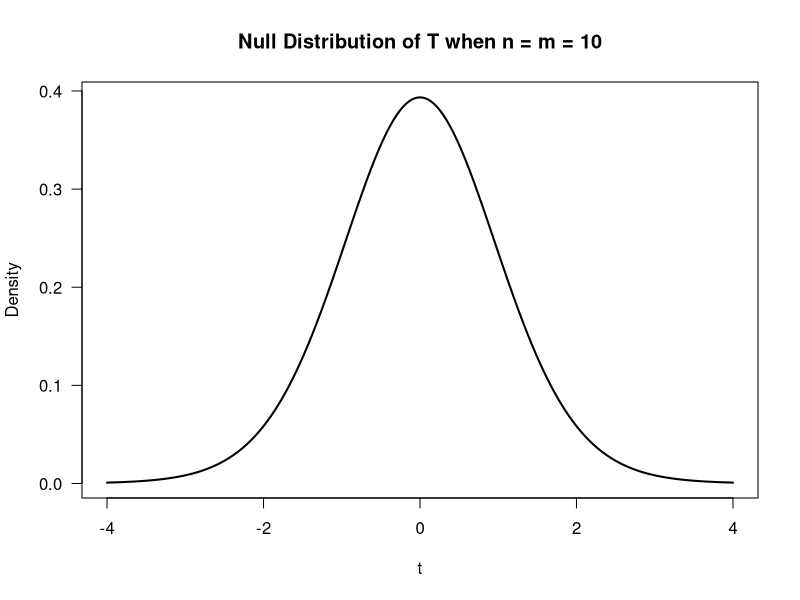
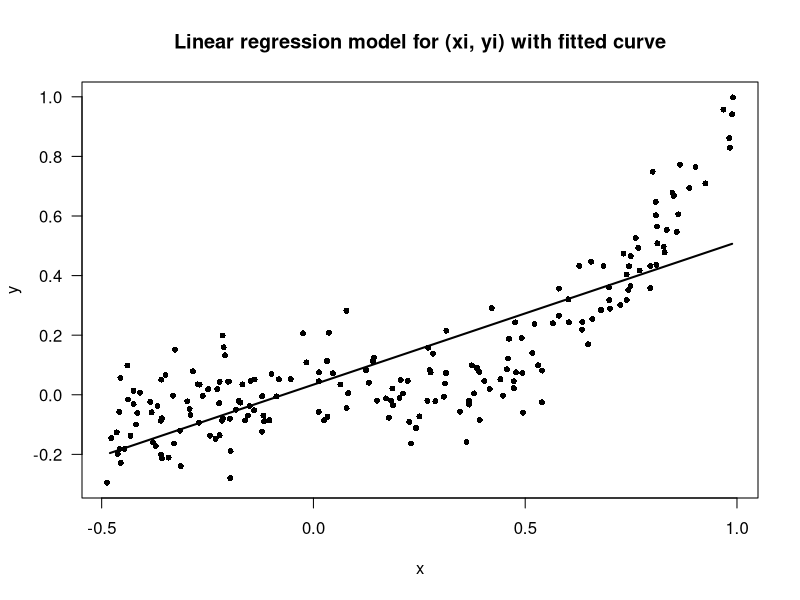

Source code (R) for these figures, in order:
## ---- chunk 1
xgrid <- seq(-4,4, length.out=500)
yy <- dt(xgrid, df=18)
plot(xgrid, yy, type="n", ylab="Density", xlab="t", main="Null Distribution of T when n = m = 10", las=1)
lines(xgrid, yy, lwd=2)
## ---- chunk 2
xx <- runif(200, min=-1/2, max=1)
yy <- xx^3 + .1*rnorm(200)
lm.unif <- lm(yy ~ xx)
plot(xx, yy, xlab="x", ylab="y", type="n", las=1, main="Linear regression model for (xi, yi) with fitted curve")
points(xx, yy, pch=16, cex=.8)
lines(xx, lm.unif$coef[1] + lm.unif$coef[2]*xx, lty=2, lwd=2)
